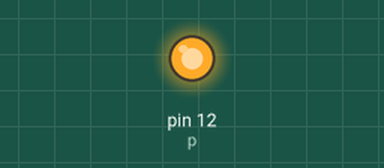
This program was run on a simulated Raspberry Pi (header pin numbers). On the bench: output pins drawn as LEDs (lit = HIGH).

Above: at 0.1 s.
Timing chart, 0 to 1.6 s (numbered marks = the images above):
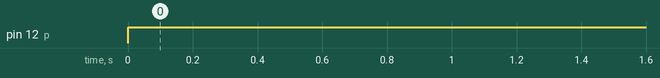

The program:

pwm.py
```python
import RPi.GPIO as GPIO
GPIO.setmode(GPIO.BOARD)
GPIO.setup(12, GPIO.OUT)

p = GPIO.PWM(12, 10)
try:
    while True:
        p.start(90)
#input('Press return to stop:')   # use raw_input for Python 2
except KeyboardInterrupt:
    p.stop()
finally:
    GPIO.cleanup()
```

Measured:
- by itself, pin 12 (p): LOW → HIGH at 0.00 s
